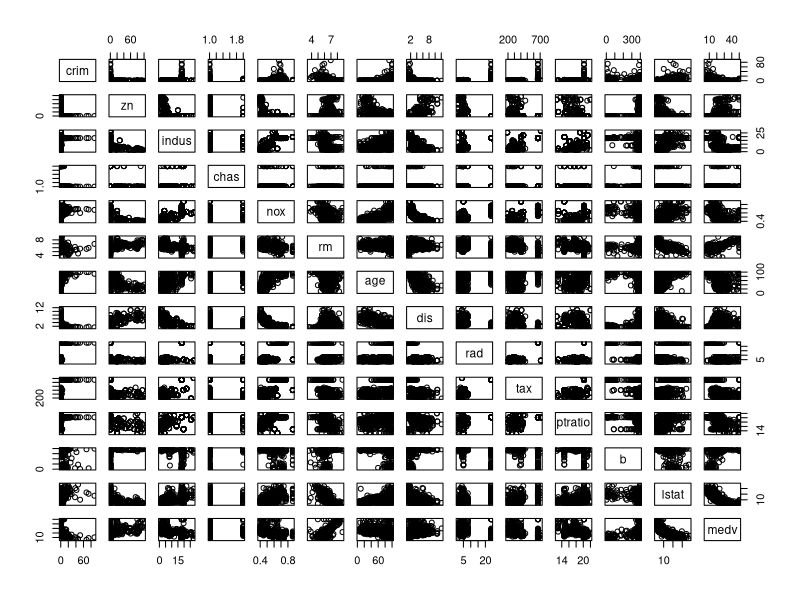
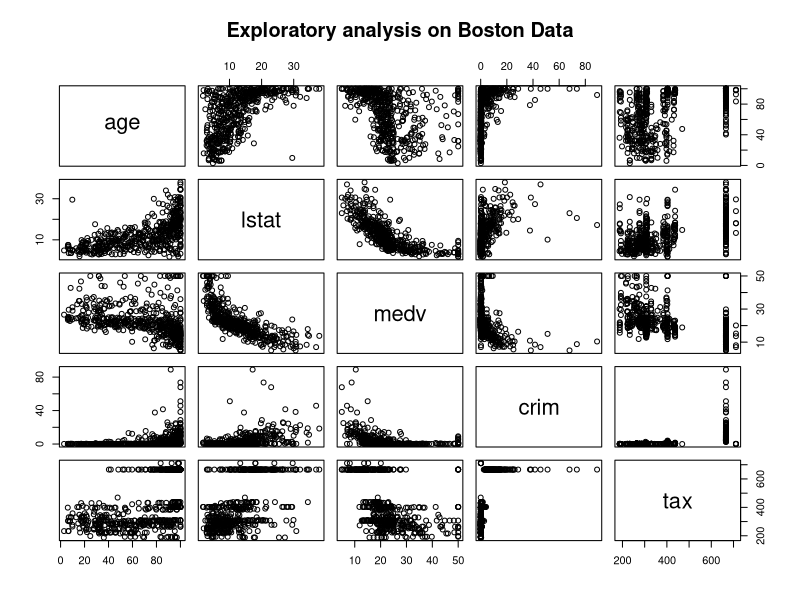
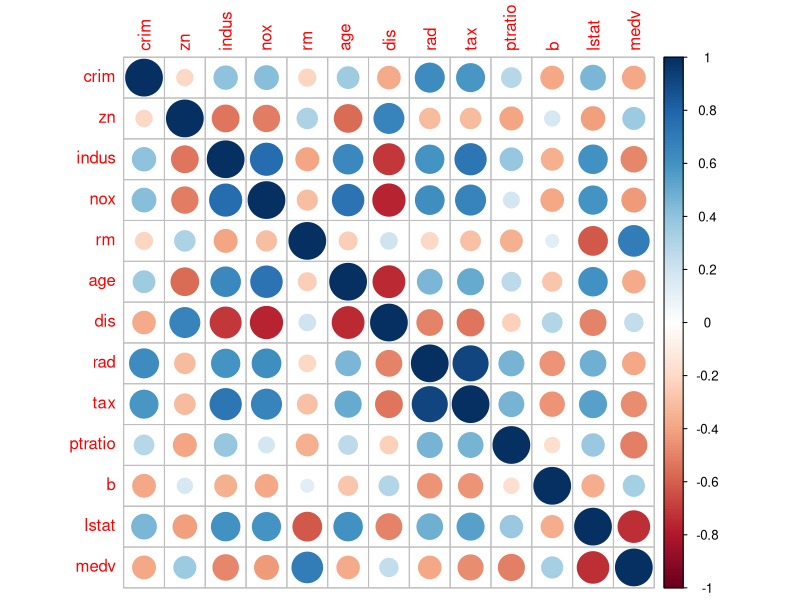

Generate these figures, in order, with R: (Note: this script raises an error after producing the figures.)
library(dplyr)
library(mlbench)
library(corrplot)


data(BostonHousing)
hdata <- BostonHousing
str(hdata)

# find and handle NULL values
sum(is.na(hdata))

# pair plot on perhaps correlated values
pairs(hdata)


#exploratory data analysis
pairs(~ age + lstat + medv + crim + tax, hdata, 
      main = "Exploratory analysis on Boston Data")

corrplot(cor(select(hdata, -chas)))

# training data
# we split the data into 70% training and 30% testing
library(caTools)
splits <- sample.split(hdata[, 1], SplitRatio = 0.7)
data.train <- subset(hdata, splits == TRUE)
data.test <- subset(hdata, splits == FALSE)

head(train)
head(test)

# train using lm
pricePredicts <- lm(medv ~ rm + rad + lstat + tax, data.train)
summary(pricePredicts)

# predicted vals
data.test$predict = predict(pricePredicts, data.test)

cat("Difference in predicted and actual value")
round(data.test$predict - data.test$medv, 2)

library(ggplot2)
ggplot(data.test, aes(x=predict, y=medv)) + 
  geom_point() + 
  geom_smooth(method='lm') +
  labs(title="Predicted vs Actual price",
       x="Predicted price", y = "Actual price") +
  theme_classic()
